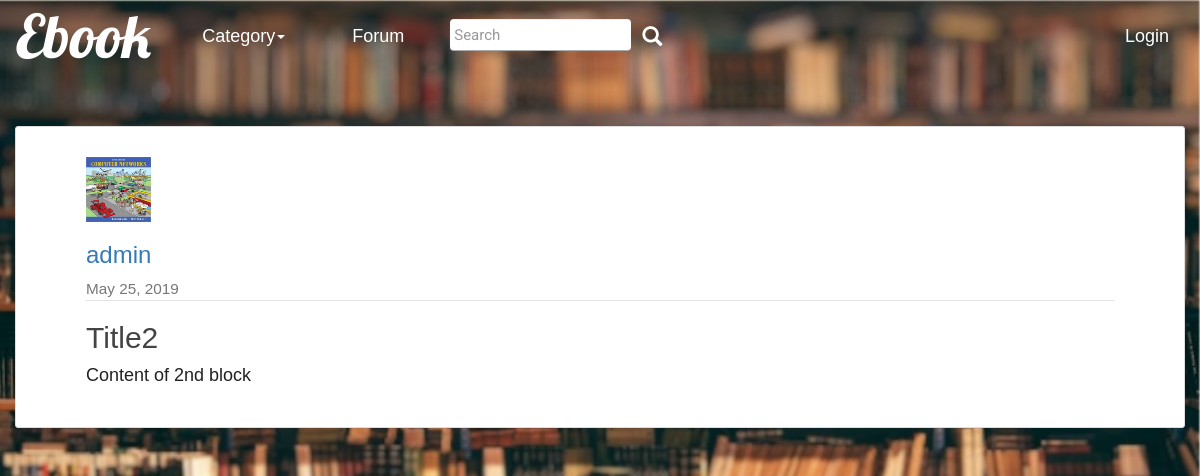
/post/5/, run on the app's committed database.
### blog/models.py (models this page shows, shortened)
class Post(models.Model):
    title = models.CharField(max_length=100)
    content = models.TextField()
    date_posted = models.DateTimeField(default=timezone.now)
    author = models.ForeignKey(User, on_delete=models.CASCADE)

### homepage/models.py (models this page shows, shortened)
class Profile(models.Model):
    user = models.OneToOneField(User, on_delete=models.CASCADE)
    image= models.FileField()

### blog/views.py (the view)
# urls.py: path('post/<int:pk>/', PostDetailView.as_view(), name='post-detail'),
class PostDetailView(DetailView):
    model = Post

### blog/templates/blog/post_detail.html (shortened to what this page needs)
{% extends 'homepage/navigate.html' %}
{% block body %}
<br/>
  <article class="media content-section">
    <img class="rounded-circle article-img" src="{{ object.author.profile.image.url }}">
    <div class="media-body">
      <div class="article-metadata">
            <h3><a class="mr-2" href="#">{{ object.author }}</a></h3>
        <div>
        <small class="text-muted">{{ object.date_posted|date:"F d, Y" }}</small></div>
      </div>
      <h2 class="article-title">{{ object.title }}</h2>
      <p class="article-content">{{ object.content }}</p>
    </div>
  </article>
{% endblock %}

### homepage/static/homepage/modal.css (style rules this page uses)
.content-section { background: #ffffff; padding: 30px 70px; border: 1px solid #dddddd; border-radius: 3px; margin-bottom: 20px; }
.article-title { color: #444444; }
.article-content { white-space: pre-line; }
.article-metadata { padding-bottom: 1px; margin-bottom: 4px; border-bottom: 1px solid #e3e3e3 }
.article-img { height: 65px; width: 65px; margin-right: 16px; }

### data on the page
Post: author.profile.image (picture), author "admin", date_posted "May 25, 2019", title "Title2", content "Content of 2nd block"
